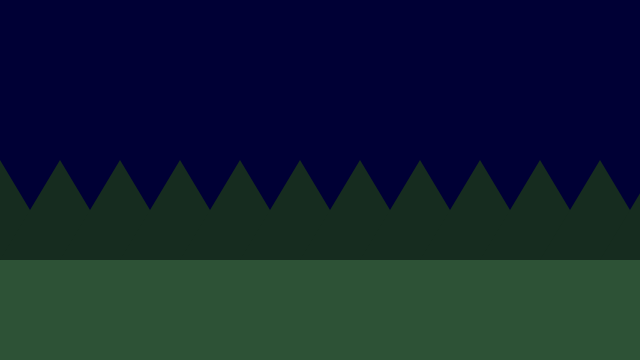
Frame 1 (no input)
Frame 60 (no input): identical to frame 1, image omitted
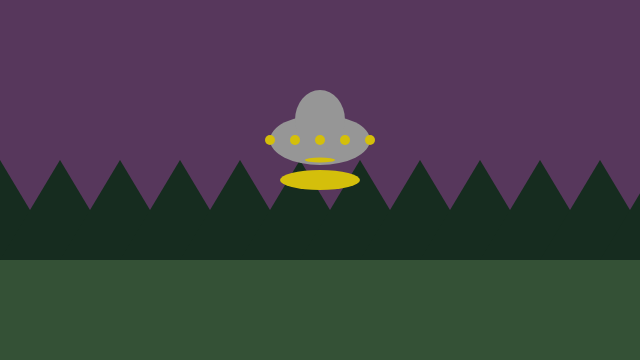
Frame 120 (the mouse pressed at the canvas centre since frame 60)

The p5.js sketch that drew these frames (run headless with seeded random() and noise() and a simulated clock; from frame 60 on, the mouse is pressed at the canvas centre):

// p5.js sketch
// ── sketch.js
function setup() {
	//create a place to draw
	createCanvas(640, 360);
}


function draw() {

if (mouseIsPressed) {
  //draw the background
background(random(0, 100), random(0, 100), random(0, 100));

  //draw the ground
fill(random(40, 60), random(80, 100), random(50, 70));
noStroke();
rect(0, 260, 800, 400);

  //draw the trees
	fill(22, 44, 31);
	triangle(-60, 260, 0, 160, 60, 260);
	triangle(0, 260, 60, 160, 120, 260);
	triangle(60, 260, 120, 160, 180, 260);
	triangle(120, 260, 180, 160, 240, 260);
	triangle(180, 260, 240, 160, 300, 260);
	triangle(240, 260, 300, 160, 360, 260);
	triangle(300, 260, 360, 160, 420, 260);
	triangle(360, 260, 420, 160, 480, 260);
	triangle(420, 260, 480, 160, 540, 260);
	triangle(480, 260, 540, 160, 600, 260);
	triangle(540, 260, 600, 160, 660, 260);
	triangle(600, 260, 660, 160, 720, 260);

  //draw the ufo
fill (150, 150, 150);
ellipse(mouseX, mouseY - 40, 100, 50);
ellipse(mouseX, mouseY - 60, 50, 60)
fill(100, 100, 100);
  //draw the lights on the ufo
fill(random(0, 250), random(0, 250), random(0, 250))
ellipse(mouseX, mouseY - 40, 10, 10)
ellipse(mouseX - 25, mouseY - 40, 10, 10)
ellipse(mouseX - 50, mouseY - 40, 10, 10)
ellipse(mouseX + 25, mouseY - 40, 10, 10)
ellipse(mouseX + 50, mouseY - 40, 10, 10)
ellipse(mouseX, mouseY - 20, 30, 5)
//draw the light on the ground

ellipse(mouseX, mouseY, 80, 20)


 } else {
  //draw the background
background(0, 0, 53);

	//draw the ground
fill(45, 82, 54);
noStroke();
rect(0, 260, 800, 400);

  //draw the trees
fill(22, 44, 31);
triangle(-60, 260, 0, 160, 60, 260);
triangle(0, 260, 60, 160, 120, 260);
triangle(60, 260, 120, 160, 180, 260);
triangle(120, 260, 180, 160, 240, 260);
triangle(180, 260, 240, 160, 300, 260);
triangle(240, 260, 300, 160, 360, 260);
triangle(300, 260, 360, 160, 420, 260);
triangle(360, 260, 420, 160, 480, 260);
triangle(420, 260, 480, 160, 540, 260);
triangle(480, 260, 540, 160, 600, 260);
triangle(540, 260, 600, 160, 660, 260);
triangle(600, 260, 660, 160, 720, 260);


  //draw the ufo
fill (150, 150, 150);
ellipse(mouseX, mouseY - 40, 100, 50);
ellipse(mouseX, mouseY - 60, 50, 60)
fill(100, 100, 100);
  //draw the lights on the ufo
ellipse(mouseX, mouseY - 40, 10, 10)
ellipse(mouseX - 25, mouseY - 40, 10, 10)
ellipse(mouseX - 50, mouseY - 40, 10, 10)
ellipse(mouseX + 25, mouseY - 40, 10, 10)
ellipse(mouseX + 50, mouseY - 40, 10, 10)

}








}
